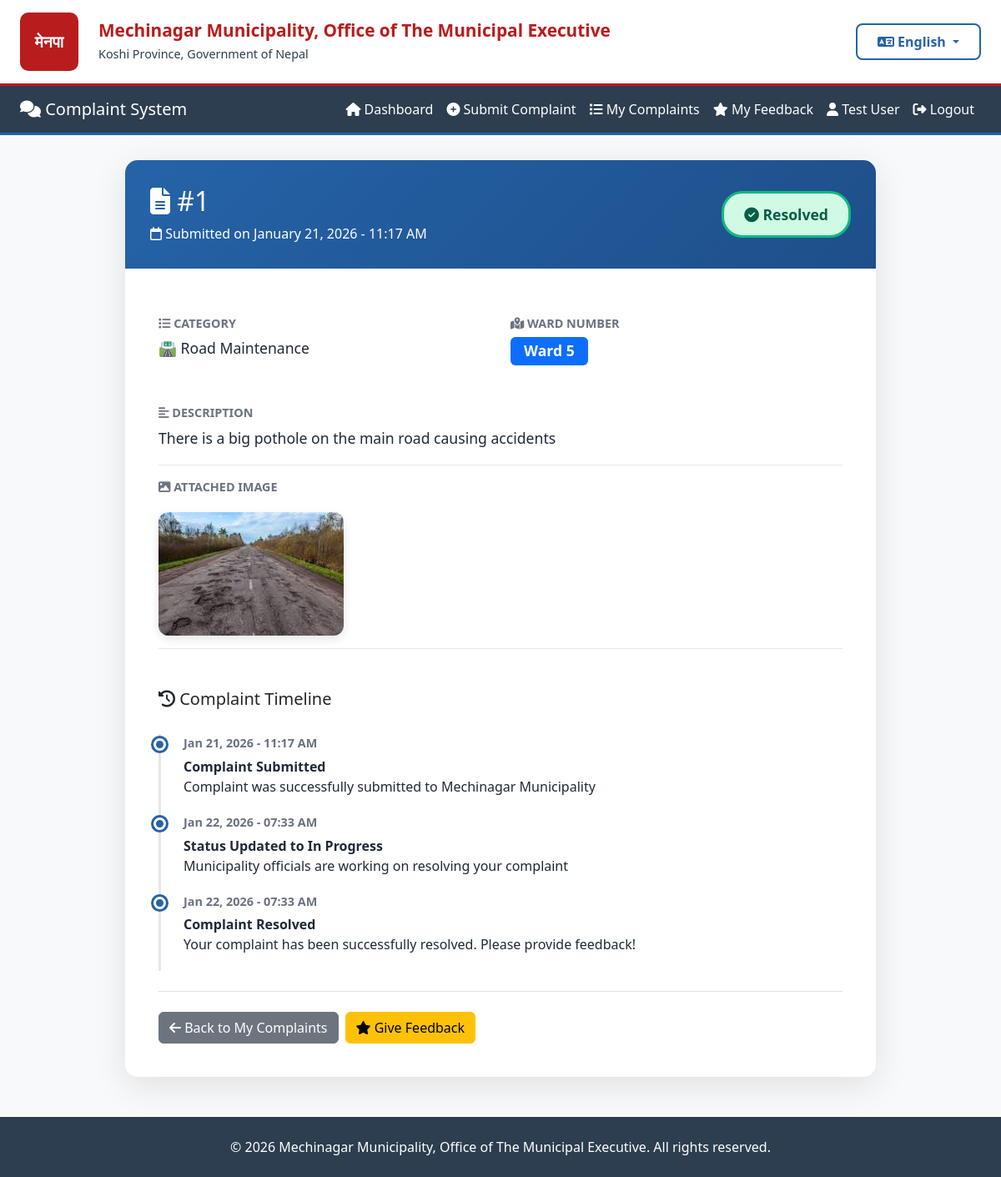
The page /complaints/detail/1/ (signed in) on the database its author committed.
### accounts/models.py (models this page shows, shortened)
class User(AbstractUser):
    WARD_CHOICES = [(str(i), f'Ward {i}') for i in range(1, 16)]
    fullname = models.CharField(max_length=200)
    phone = models.CharField(max_length=20, blank=True, null=True)
    address = models.TextField(blank=True, null=True)
    ward = models.CharField(
        max_length=2,
        choices=WARD_CHOICES,
        blank=True,
        null=True,
        help_text="Your ward number (1-15)"
    )
    created_at = models.DateTimeField(auto_now_add=True)
    class Meta:
        db_table = 'users'

### complaints/models.py (models this page shows, shortened)
class Complaint(models.Model):
    STATUS_CHOICES = [
        ('Pending', 'Pending'),
        ('In Progress', 'In Progress'),
        ('Resolved', 'Resolved'),
    ]
    CATEGORY_CHOICES = [
        ('Road Maintenance', 'Road Maintenance'),
        ('Street Light', 'Street Light'),
        ('Water Supply', 'Water Supply'),
        ('Sanitation', 'Sanitation'),
        ('Traffic', 'Traffic'),
        ('Parks', 'Parks & Recreation'),
        ('Other', 'Other'),
    ]
    WARD_CHOICES = [(str(i), f'Ward {i}') for i in range(1, 16)]
    user = models.ForeignKey(
        settings.AUTH_USER_MODEL,
        on_delete=models.CASCADE,
        related_name='complaints'
    )
    ward = models.CharField(
        max_length=2,
        choices=WARD_CHOICES,
        help_text="Select your ward number (1-15)"
    )
    category = models.CharField(max_length=100, choices=CATEGORY_CHOICES)
    description = models.TextField()
    image = models.ImageField(upload_to=complaint_image_path, blank=True, null=True)
    status = models.CharField(max_length=20, choices=STATUS_CHOICES, default='Pending')
    created_at = models.DateTimeField(auto_now_add=True)
    updated_at = models.DateTimeField(auto_now=True)
    class Meta:
        db_table = 'complaints'
        ordering = ['-created_at']
        verbose_name = 'Complaint'
        verbose_name_plural = 'Complaints'
        indexes = [
            models.Index(fields=['status', 'created_at']),
            models.Index(fields=['ward', 'status']),
        ]

### complaints/views.py (the view)
# urls.py: path('detail/<int:pk>/', views.complaint_detail, name='complaint_detail'),
@login_required
def complaint_detail(request, pk):
    complaint = get_object_or_404(Complaint, pk=pk, user=request.user)
    context = {
        'complaint': complaint
    }
    return render(request, 'complaints/complaint_detail.html', context)

### complaints/templates/complaints/complaint_detail.html (shortened to what this page needs)
{% extends 'base.html' %}
{% block content %}
<div class="detail-container">
    <div class="detail-card">
        <div class="detail-header">
            <div class="d-flex justify-content-between align-items-center">
                <div>
                    <h2 class="mb-2">
                        <i class="fas fa-file-alt"></i> {{ t.complaint }} #{{ complaint.id }}
                    </h2>
                    <p class="mb-0">
                        <i class="far fa-calendar"></i> {{ t.submitted_on }} {{ complaint.created_at|date:"F d, Y - h:i A" }}
                    </p>
                </div>
                <div>
                    {% if complaint.status == 'Pending' %}
                        <span class="status-badge-large status-pending-large">
                            <i class="fas fa-clock"></i> {{ t.pending }}
                        </span>
                    {% elif complaint.status == 'In Progress' %}
                        <span class="status-badge-large status-progress-large">
                            <i class="fas fa-spinner"></i> {{ t.in_progress }}
                        </span>
                    {% else %}
                        <span class="status-badge-large status-resolved-large">
                            <i class="fas fa-check-circle"></i> {{ t.resolved }}
                        </span>
                    {% endif %}
                </div>
            </div>
        </div>
        <div class="detail-body">
            <div class="row">
                <div class="col-md-6">
                    <div class="info-row">
                        <div class="info-label">
                            <i class="fas fa-list"></i> {{ t.category }}
                        </div>
                        <div class="info-value">
                            {% if complaint.category == 'Road Maintenance' %}🛣️ {{ t.road_maintenance }}
                            {% elif complaint.category == 'Street Light' %}💡 {{ t.street_light }}
                            {% elif complaint.category == 'Water Supply' %}💧 {{ t.water_supply }}
                            {% elif complaint.category == 'Sanitation' %}🗑️ {{ t.sanitation }}
                            {% elif complaint.category == 'Traffic' %}🚦 {{ t.traffic }}
                            {% elif complaint.category == 'Parks' %}🌳 {{ t.parks }}
                            {% else %}📌 {{ t.other }}{% endif %}
                        </div>
                    </div>
                </div>
                <div class="col-md-6">
                    <div class="info-row">
                        <div class="info-label">
                            <i class="fas fa-map-marked-alt"></i> {{ t.ward_number }}
                        </div>
                        <div class="info-value">
                            <span class="badge bg-primary" style="font-size: 1.1rem; padding: 8px 16px;">
                                {{ t.ward }} {{ complaint.ward }}
                            </span>
                        </div>
                    </div>
                </div>
            </div>
            <div class="info-row mt-3">
                <div class="info-label">
                    <i class="fas fa-align-left"></i> {{ t.description }}
                </div>
                <div class="info-value">
                    <p style="line-height: 1.8; margin: 0;">{{ complaint.description }}</p>
                </div>
            </div>
            {% if complaint.image %}
            <div class="info-row">
                <div class="info-label">
                    <i class="fas fa-image"></i> {{ t.attached_image }}
                </div>
                <div class="info-value">
                    <img src="{{ complaint.image.url }}" alt="{{ t.attached_image }}" class="complaint-image">
                </div>
            </div>
            {% endif %}
            <div class="mt-5">
                <h5 class="mb-3">
                    <i class="fas fa-history"></i> {{ t.complaint_timeline }}
                </h5>
                <div class="timeline">
                    <div class="timeline-item">
                        <div class="timeline-date">
                            {{ complaint.created_at|date:"M d, Y - h:i A" }}
                        </div>
                        <div class="timeline-content">
                            <strong>{{ t.complaint_submitted }}</strong><br>
                            {{ t.complaint_was_submitted }}
                        </div>
                    </div>
                    {% if complaint.status == 'In Progress' or complaint.status == 'Resolved' %}
                    <div class="timeline-item">
                        <div class="timeline-date">
                            {{ complaint.updated_at|date:"M d, Y - h:i A" }}
                        </div>
                        <div class="timeline-content">
                            <strong>{{ t.status_updated_to_progress }}</strong><br>
                            {{ t.officials_working }}
                        </div>
                    </div>
                    {% endif %}
                    {% if complaint.status == 'Resolved' %}
                    <div class="timeline-item">
                        <div class="timeline-date">
                            {{ complaint.updated_at|date:"M d, Y - h:i A" }}
                        </div>
                        <div class="timeline-content">
                            <strong>{{ t.complaint_resolved }}</strong><br>
                            {{ t.successfully_resolved }}
                        </div>
                    </div>
                    {% endif %}
                </div>
            </div>
            <div class="d-flex gap-2 mt-4 pt-4 border-top">
                <a href="{% url 'my_complaints' %}" class="btn btn-secondary">
                    <i class="fas fa-arrow-left"></i> {{ t.back_to_complaints }}
                </a>
                {% if complaint.status == 'Resolved' %}
                <a href="{% url 'submit_feedback' complaint.id %}" class="btn btn-warning">
                    <i class="fas fa-star"></i> {{ t.give_feedback }}
                </a>
                {% endif %}
            </div>
        </div>
    </div>
</div>
{% endblock %}

### templates/base.html (shortened to what this page needs)
{% load static %}
<!DOCTYPE html>
<html lang="{{ lang }}">
<head>
    <link href="https://cdn.jsdelivr.net/npm/bootstrap@5.3.3/dist/css/bootstrap.min.css" rel="stylesheet">
    <link rel="stylesheet" href="https://cdnjs.cloudflare.com/ajax/libs/font-awesome/6.4.0/css/all.min.css">
</head>
<body class="bg-light">
    <div class="top-header">
        <div class="container-fluid px-4">
            <div class="row align-items-center">
                <div class="col-auto">
                    <div class="municipality-logo" style="background: #b91c1c; color: white; width: 70px; height: 70px; display: flex; align-items: center; justify-content: center; border-radius: 10px; font-weight: bold; font-size: 1.2rem;">
                        मेनपा
                    </div>
                </div>
                <div class="col">
                    <div class="municipality-title">
                        <h1>{{ t.mechinagar_municipality }}</h1>
                        <p>{{ t.koshi_province }}</p>
                    </div>
                </div>
                <div class="col-auto">
                    <div class="language-selector">
                        <div class="dropdown">
                            <button class="btn language-dropdown dropdown-toggle" type="button" data-bs-toggle="dropdown">
                                <i class="fas fa-language"></i>
                                <span id="current-lang">{% if lang == 'ne' %}नेपाली{% else %}English{% endif %}</span>
                            </button>
                        </div>
                    </div>
                </div>
            </div>
        </div>
    </div>
    <nav class="navbar navbar-expand-lg navbar-dark">
        <div class="container-fluid px-4">
            <a class="navbar-brand" href="/">
                <i class="fas fa-comments"></i> {{ t.complaint_system }}
            </a>
            <div class="collapse navbar-collapse" id="navbarNav">
                <ul class="navbar-nav ms-auto">
                    {% if user.is_authenticated %}
                        {% if user.is_staff %}
                            <li class="nav-item">
                                <a class="nav-link" href="{% url 'admin_dashboard' %}">
                                    <i class="fas fa-tachometer-alt"></i> {{ t.dashboard }}
                                </a>
                            </li>
                            <li class="nav-item">
                                <a class="nav-link" href="{% url 'admin_complaint_list' %}">
                                    <i class="fas fa-tasks"></i> {{ t.manage_complaints }}
                                </a>
                            </li>
                            <li class="nav-item">
                                <a class="nav-link" href="{% url 'admin_statistics' %}">
                                    <i class="fas fa-chart-bar"></i> {{ t.statistics }}
                                </a>
                            </li>
                            <li class="nav-item">
                                <a class="nav-link" href="/admin/">
                                    <i class="fas fa-cog"></i> {{ t.admin_panel }}
                                </a>
                            </li>
                        {% else %}
                            <li class="nav-item">
                                <a class="nav-link" href="{% url 'citizen_dashboard' %}">
                                    <i class="fas fa-home"></i> {{ t.dashboard }}
                                </a>
                            </li>
                            <li class="nav-item">
                                <a class="nav-link" href="{% url 'submit_complaint' %}">
                                    <i class="fas fa-plus-circle"></i> {{ t.submit_complaint }}
                                </a>
                            </li>
                            <li class="nav-item">
                                <a class="nav-link" href="{% url 'my_complaints' %}">
                                    <i class="fas fa-list"></i> {{ t.my_complaints }}
                                </a>
                            </li>
                            <li class="nav-item">
                                <a class="nav-link" href="{% url 'my_feedback' %}">
                                    <i class="fas fa-star"></i> {{ t.my_feedback }}
                                </a>
                            </li>
                        {% endif %}
                        <li class="nav-item">
                            <span class="nav-link text-light">
                                <i class="fas fa-user"></i> {{ user.fullname }}
                            </span>
                        </li>
                        <li class="nav-item">
                            <a class="nav-link" href="#" onclick="confirmLogout(event)">
                                <i class="fas fa-sign-out-alt"></i> {{ t.logout }}
                            </a>
                        </li>
                    {% endif %}
                </ul>
            </div>
        </div>
    </nav>
    <div class="container-fluid px-4 mt-4">
        {% block content %}{% endblock %}
    </div>
    <footer class="mt-5 py-4" style="background-color: #2c3e50; color: white;">
        <div class="container text-center">
            <p class="mb-0">© {% now "Y" %} {{ t.mechinagar_municipality }}. {% if lang == 'ne' %}सर्वाधिकार सुरक्षित{% else %}All rights reserved{% endif %}.</p>
        </div>
    </footer>
</body>
</html>

### rows shown on the page
User: fullname "Test User"
Complaint: id "1", created_at "January 21, 2026 - 11:17 AM", resolved "Resolved", road_maintenance "Road Maintenance", ward "5", description "There is a big pothole on the main road causing accidents", image (picture), created_at "Jan 21, 2026 - 11:17 AM", updated_at "Jan 22, 2026 - 07:33 AM"

### other values the page prints
{{ t.mechinagar_municipality }} "Mechinagar Municipality, Office of The Municipal Executive"
{{ t.koshi_province }} "Koshi Province, Government of Nepal"
{{ t.complaint_system }} "Complaint System"
{{ t.dashboard }} "Dashboard"
{{ t.submit_complaint }} "Submit Complaint"
{{ t.my_complaints }} "My Complaints"
{{ t.my_feedback }} "My Feedback"
{{ t.logout }} "Logout"
{{ t.submitted_on }} "Submitted on"
{{ t.category }} "CATEGORY"
{{ t.ward_number }} "WARD NUMBER"
{{ t.ward }} "Ward"
{{ t.description }} "DESCRIPTION"
{{ t.attached_image }} "ATTACHED IMAGE"
{{ t.complaint_timeline }} "Complaint Timeline"
